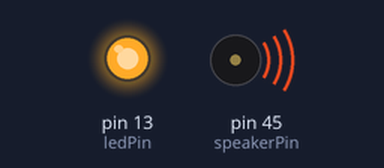
This sketch was run on a simulated Arduino Mega 2560, built with avr-gcc and run on an emulated ATmega2560. Parts: output pins drawn as LEDs (lit = HIGH), buzzer (waves = sounding). Random numbers use the default seed unless the sketch sets one.

Above: at 0.69 s.
At 18.78 s:
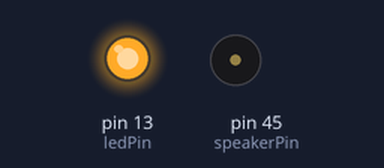
At 35.4 s:
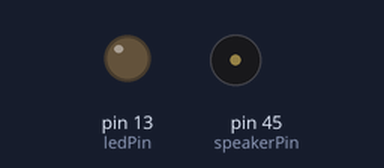
Timing chart, 0 to 40.0 s (numbered marks = the images above):
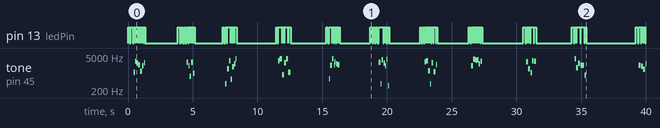

The sketch:

r2d2_sound_generator.ino
```cpp
// (licence header left out)
#define speakerPin 45
#define ledPin 13

void setup() {

    pinMode(speakerPin, OUTPUT);
    pinMode(ledPin, OUTPUT);
    randomSeed(analogRead(0));
}

void phrase1() {

    int k = random(1000,2000);
    digitalWrite(ledPin, HIGH);
    for (int i = 0; i <=  random(100,2000); i++){

        tone(speakerPin, k+(-i*2));
        delay(random(.9,2));
    }
    digitalWrite(ledPin, LOW);
    for (int i = 0; i <= random(100,1000); i++){

        tone(speakerPin, k + (i * 10));
        delay(random(.9,2));
    }
}

void phrase2() {

    int k = random(1000,2000);
    digitalWrite(ledPin, HIGH);
    for (int i = 0; i <= random(100,2000); i++){

        tone(speakerPin, k+(i*2));
        delay(random(.9,2));
    }
    digitalWrite(ledPin, LOW);
    for (int i = 0; i <= random(100,1000); i++){

        tone(speakerPin, k + (-i * 10));
        delay(random(.9,2));
    }
}


void loop() {

    int K = 2000;
    switch (random(1,7)) {

        case 1:phrase1(); break;
        case 2:phrase2(); break;
        case 3:phrase1(); phrase2(); break;
        case 4:phrase1(); phrase2(); phrase1();break;
        case 5:phrase1(); phrase2(); phrase1(); phrase2(); phrase1();break;
        case 6:phrase2(); phrase1(); phrase2(); break;
    }
    for (int i = 0; i <= random(3, 9); i++){

        digitalWrite(ledPin, HIGH);
        tone(speakerPin, K + random(-1700, 2000));
        delay(random(70, 170));
        digitalWrite(ledPin, LOW);
        noTone(speakerPin);
        delay(random(0, 30));
    }
    noTone(speakerPin);
    delay(random(2000, 4000));
}
```

Measured:
- by itself, tone on pin 45 (speakerPin): plays 1097 Hz for 0.09 s, 3060 Hz for 0.09 s, 2596 Hz for 0.13 s, 2225 Hz for 0.12 s, 1203 Hz for 0.14 s, 1951 Hz for 0.10 s … (67 notes in this stretch)
